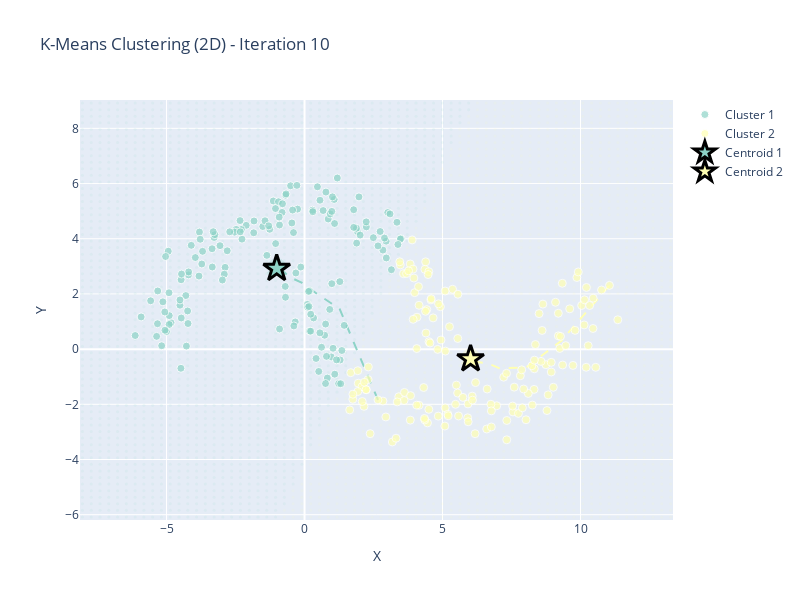
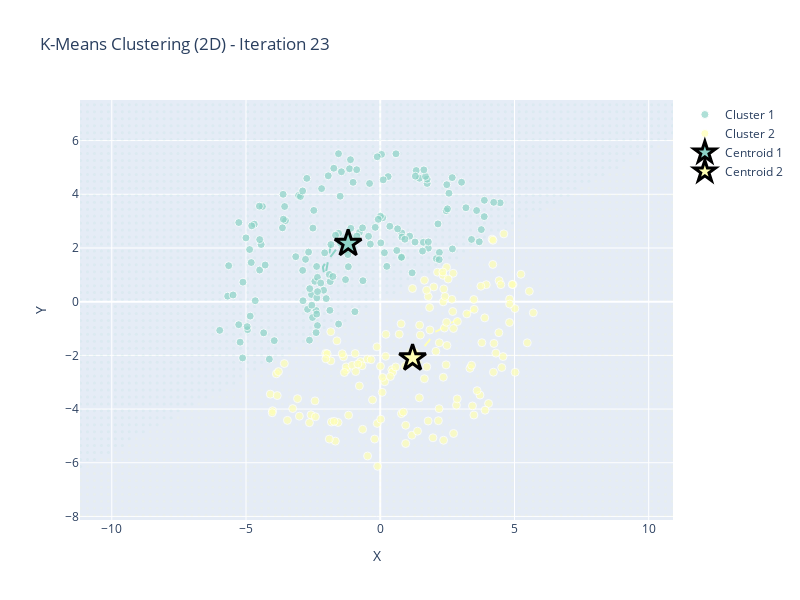

These figures' notebook cell, in order:
### Markdown cell above
### Example 4: Different Dataset Types

Test K-Means on different data distributions:

### Code cell
# Test on moon-shaped clusters
X_moons, _ = generate_data(data_type='moons', n_samples=300, random_state=42)
kmeans_moons = KMeans(n_clusters=2, random_state=42)
kmeans_moons.fit(X_moons)

fig_moons = create_main_visualization(X_moons, kmeans_moons, show_voronoi=True)
fig_moons.show()

# Test on circular clusters
X_circles, _ = generate_data(data_type='circles', n_samples=300, random_state=42)
kmeans_circles = KMeans(n_clusters=2, random_state=42)
kmeans_circles.fit(X_circles)

fig_circles = create_main_visualization(X_circles, kmeans_circles, show_voronoi=True)
fig_circles.show()

### Figure 1 — Plotly figure (JSON) as saved in the notebook; plotly's stock layout.template omitted (floating-point values rounded to 4 significant figures; data arrays with more than 128 entries replaced by an {"elided": "..."} marker saying what was removed)
{"data": [{"hoverinfo": "skip", "marker": {"color": "rgb(141,211,199)", "opacity": 0.1, "size": 3}, "mode": "markers", "showlegend": false, "type": "scatter", "x": {"elided": "4987 float values"}, "y": {"elided": "4987 float values"}}, {"hoverinfo": "skip", "marker": {"color": "rgb(255,255,179)", "opacity": 0.1, "size": 3}, "mode": "markers", "showlegend": false, "type": "scatter", "x": {"elided": "5013 float values"}, "y": {"elided": "5013 float values"}}, {"hoverinfo": "skip", "line": {"color": "rgb(141,211,199)", "dash": "dash", "width": 2}, "mode": "lines", "name": "Centroid 1 Trail", "showlegend": false, "type": "scatter", "x": [2.662, 1.272, 0.4581, -0.1078, -0.4219, -0.6096, -0.8539, -0.9177, -0.9786, -1.008, -1.008], "y": [-1.838, 1.459, 2.001, 2.413, 2.554, 2.675, 2.881, 2.93, 2.923, 2.921, 2.921]}, {"hoverinfo": "skip", "line": {"color": "rgb(255,255,179)", "dash": "dash", "width": 2}, "mode": "lines", "name": "Centroid 2 Trail", "showlegend": false, "type": "scatter", "x": [11.05, 9.309, 8.036, 7.081, 6.715, 6.467, 6.142, 6.066, 6.034, 6.016, 6.016], "y": [2.31, 0.3053, -0.6622, -0.6991, -0.5482, -0.4907, -0.4503, -0.4336, -0.3807, -0.3571, -0.3571]}, {"hovertemplate": "<b>%{text}</b><br>X: %{x:.2f}<br>Y: %{y:.2f}<extra></extra>", "marker": {"color": "rgb(141,211,199)", "line": {"color": "white", "width": 1}, "opacity": 0.7, "size": 8}, "mode": "markers", "name": "Cluster 1", "text": {"elided": "150 str values"}, "type": "scatter", "x": {"elided": "150 float values"}, "y": {"elided": "150 float values"}}, {"hovertemplate": "<b>%{text}</b><br>X: %{x:.2f}<br>Y: %{y:.2f}<extra></extra>", "marker": {"color": "rgb(255,255,179)", "line": {"color": "white", "width": 1}, "opacity": 0.7, "size": 8}, "mode": "markers", "name": "Cluster 2", "text": {"elided": "150 str values"}, "type": "scatter", "x": {"elided": "150 float values"}, "y": {"elided": "150 float values"}}, {"hoverinfo": "skip", "marker": {"color": "rgb(141,211,199)", "line": {"color": "rgb(141,211,199)", "width": 2}, "opacity": 0.3, "size": 15, "symbol": "x"}, "mode": "markers", "name": "Old Centroid 1", "showlegend": false, "type": "scatter", "x": [-1.008], "y": [2.921]}, {"hoverinfo": "skip", "marker": {"color": "rgb(255,255,179)", "line": {"color": "rgb(255,255,179)", "width": 2}, "opacity": 0.3, "size": 15, "symbol": "x"}, "mode": "markers", "name": "Old Centroid 2", "showlegend": false, "type": "scatter", "x": [6.016], "y": [-0.3571]}, {"hovertemplate": "<b>%{text}</b><br>X: %{x:.2f}<br>Y: %{y:.2f}<extra></extra>", "marker": {"color": "rgb(141,211,199)", "line": {"color": "black", "width": 3}, "opacity": 1, "size": 20, "symbol": "star"}, "mode": "markers", "name": "Centroid 1", "text": "Centroid 1<br>Cluster Size: 150", "type": "scatter", "x": [-1.008], "y": [2.921]}, {"hovertemplate": "<b>%{text}</b><br>X: %{x:.2f}<br>Y: %{y:.2f}<extra></extra>", "marker": {"color": "rgb(255,255,179)", "line": {"color": "black", "width": 3}, "opacity": 1, "size": 20, "symbol": "star"}, "mode": "markers", "name": "Centroid 2", "text": "Centroid 2<br>Cluster Size: 150", "type": "scatter", "x": [6.016], "y": [-0.3571]}], "layout": {"height": 600, "hovermode": "closest", "legend": {"x": 1.02, "y": 1}, "showlegend": true, "title": {"text": "K-Means Clustering (2D) - Iteration 10"}, "width": 800, "xaxis": {"range": [-8.136, 13.35], "title": {"text": "X"}}, "yaxis": {"range": [-5.364, 8.2], "scaleanchor": "x", "scaleratio": 1, "title": {"text": "Y"}}}}

### Figure 2 — Plotly figure (JSON) as saved in the notebook; plotly's stock layout.template omitted (floating-point values rounded to 4 significant figures; data arrays with more than 128 entries replaced by an {"elided": "..."} marker saying what was removed)
{"data": [{"hoverinfo": "skip", "marker": {"color": "rgb(141,211,199)", "opacity": 0.1, "size": 3}, "mode": "markers", "showlegend": false, "type": "scatter", "x": {"elided": "4899 float values"}, "y": {"elided": "4899 float values"}}, {"hoverinfo": "skip", "marker": {"color": "rgb(255,255,179)", "opacity": 0.1, "size": 3}, "mode": "markers", "showlegend": false, "type": "scatter", "x": {"elided": "5101 float values"}, "y": {"elided": "5101 float values"}}, {"hoverinfo": "skip", "line": {"color": "rgb(141,211,199)", "dash": "dash", "width": 2}, "mode": "lines", "name": "Centroid 1 Trail", "showlegend": false, "type": "scatter", "x": [-1.837, -2.045, -2.104, -2.124, -2.136, -2.134, -2.13, -2.095, -2.042, -2.007, -1.973, -1.902, -1.832, -1.783, -1.692, -1.636, -1.582, -1.542, -1.446, -1.381, -1.279, -1.229, -1.196, -1.196], "y": [2.128, 0.9563, 1.107, 1.176, 1.226, 1.264, 1.304, 1.363, 1.45, 1.531, 1.551, 1.617, 1.731, 1.762, 1.882, 1.983, 2.031, 2.043, 2.055, 2.082, 2.113, 2.166, 2.166, 2.166]}, {"hoverinfo": "skip", "line": {"color": "rgb(255,255,179)", "dash": "dash", "width": 2}, "mode": "lines", "name": "Centroid 2 Trail", "showlegend": false, "type": "scatter", "x": [3.499, 2.315, 2.169, 2.105, 2.06, 2.031, 2.001, 1.968, 1.918, 1.861, 1.853, 1.811, 1.722, 1.698, 1.591, 1.498, 1.449, 1.431, 1.397, 1.352, 1.288, 1.221, 1.204, 1.204], "y": [-0.2856, -1.01, -1.072, -1.096, -1.115, -1.136, -1.158, -1.213, -1.294, -1.352, -1.389, -1.471, -1.558, -1.608, -1.699, -1.745, -1.789, -1.824, -1.912, -1.964, -2.049, -2.074, -2.103, -2.103]}, {"hovertemplate": "<b>%{text}</b><br>X: %{x:.2f}<br>Y: %{y:.2f}<extra></extra>", "marker": {"color": "rgb(141,211,199)", "line": {"color": "white", "width": 1}, "opacity": 0.7, "size": 8}, "mode": "markers", "name": "Cluster 1", "text": {"elided": "150 str values"}, "type": "scatter", "x": {"elided": "150 float values"}, "y": {"elided": "150 float values"}}, {"hovertemplate": "<b>%{text}</b><br>X: %{x:.2f}<br>Y: %{y:.2f}<extra></extra>", "marker": {"color": "rgb(255,255,179)", "line": {"color": "white", "width": 1}, "opacity": 0.7, "size": 8}, "mode": "markers", "name": "Cluster 2", "text": {"elided": "150 str values"}, "type": "scatter", "x": {"elided": "150 float values"}, "y": {"elided": "150 float values"}}, {"hoverinfo": "skip", "marker": {"color": "rgb(141,211,199)", "line": {"color": "rgb(141,211,199)", "width": 2}, "opacity": 0.3, "size": 15, "symbol": "x"}, "mode": "markers", "name": "Old Centroid 1", "showlegend": false, "type": "scatter", "x": [-1.196], "y": [2.166]}, {"hoverinfo": "skip", "marker": {"color": "rgb(255,255,179)", "line": {"color": "rgb(255,255,179)", "width": 2}, "opacity": 0.3, "size": 15, "symbol": "x"}, "mode": "markers", "name": "Old Centroid 2", "showlegend": false, "type": "scatter", "x": [1.204], "y": [-2.103]}, {"hovertemplate": "<b>%{text}</b><br>X: %{x:.2f}<br>Y: %{y:.2f}<extra></extra>", "marker": {"color": "rgb(141,211,199)", "line": {"color": "black", "width": 3}, "opacity": 1, "size": 20, "symbol": "star"}, "mode": "markers", "name": "Centroid 1", "text": "Centroid 1<br>Cluster Size: 150", "type": "scatter", "x": [-1.196], "y": [2.166]}, {"hovertemplate": "<b>%{text}</b><br>X: %{x:.2f}<br>Y: %{y:.2f}<extra></extra>", "marker": {"color": "rgb(255,255,179)", "line": {"color": "black", "width": 3}, "opacity": 1, "size": 20, "symbol": "star"}, "mode": "markers", "name": "Centroid 2", "text": "Centroid 2<br>Cluster Size: 150", "type": "scatter", "x": [1.204], "y": [-2.103]}], "layout": {"height": 600, "hovermode": "closest", "legend": {"x": 1.02, "y": 1}, "showlegend": true, "title": {"text": "K-Means Clustering (2D) - Iteration 23"}, "width": 800, "xaxis": {"range": [-7.98, 7.701], "title": {"text": "X"}}, "yaxis": {"range": [-8.133, 7.512], "scaleanchor": "x", "scaleratio": 1, "title": {"text": "Y"}}}}
